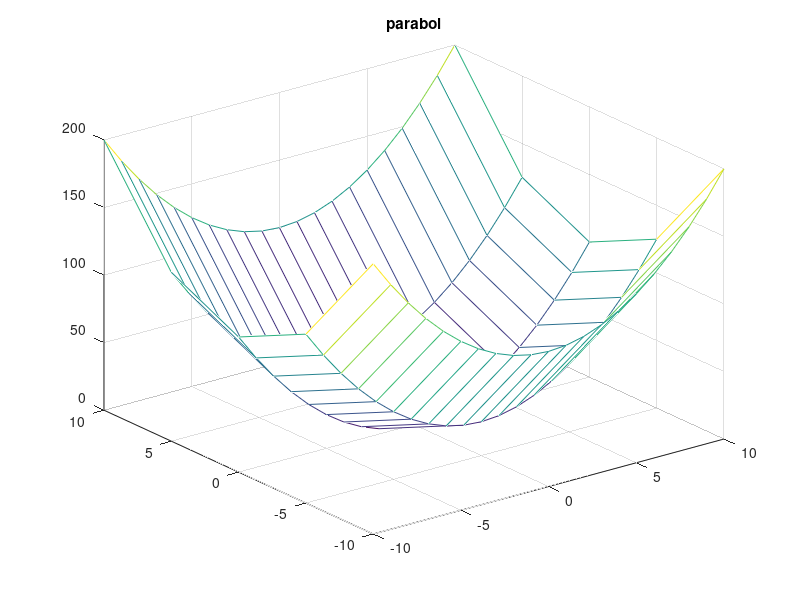

MATLAB code to generate this figure:
%%Name Surname: Serkan Burak Örs
%Istanbul Technical University
%Aeronautics and Astronautics Faculty - Astronautical Engineering
%E-mail: orss19@itu.edu.tr
%BIL 113E - Summer 2020 - CRN:30156
%Instructor: Dr. Mustafa Resa Becan
%Week 3 - Date: 26/08/2020
%% mesh function is used to show the surface of the 3D functions such as z=f(x,y)
xn=-10:1:10;
yn=-10:5:10;
[x,y]=meshgrid(xn,yn);
z=x.^2+y.^2;
mesh(x,y,z);
title('parabol');
